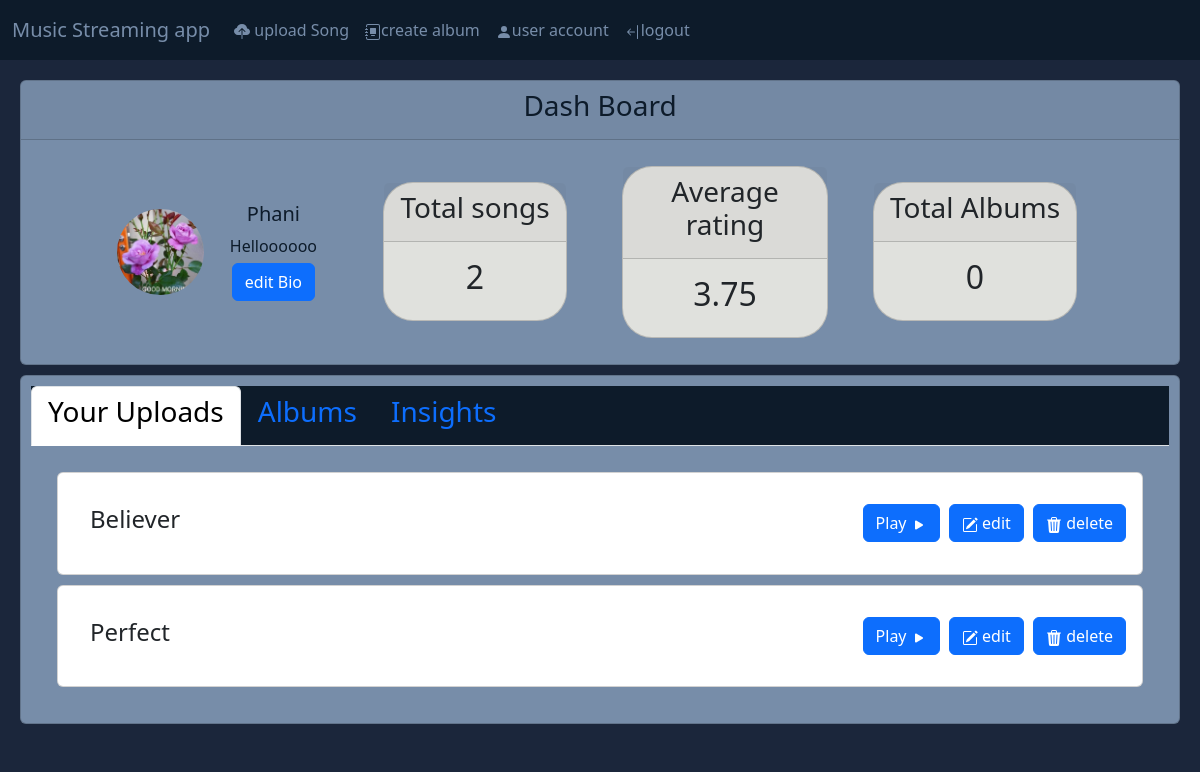
Page /Creator/2 on the committed database.
### main.py (models this page shows)
class User(db.Model):
  __tablename__ = "User"
  id = db.Column(db.Integer, primary_key=True, autoincrement=True)
  UserName = db.Column(db.String(80), unique=True, nullable=False)
  email = db.Column(db.String(120), unique=True, nullable=False)
  password = db.Column(db.String(80), nullable=False)
  ProfileImg = db.Column(db.String(80))

class Creator(db.Model):
  __tablename__ = "Creator"
  id = db.Column(db.Integer, db.ForeignKey("User.id"), primary_key=True)
  Bio = db.Column(db.String(120), nullable=True)
  blacklist = db.Column(db.Integer)

class Song(db.Model):
  __tablename__ = "Song"
  Sid = db.Column(db.Integer, primary_key=True, autoincrement=True)
  SongName = db.Column(db.String(80), nullable=False)
  SongLocation = db.Column(db.String(80), nullable=False)
  Genre = db.Column(db.String(80), nullable=False)
  Cid = db.Column(db.Integer, db.ForeignKey("Creator.id"), nullable=False)
  CoverImgLoc = db.Column(db.String(80))
  NoOfStreams = db.Column(db.Integer)
  artistName = db.Column(db.String(80))
  LyricsLoc = db.Column(db.String(80))
  ReleaseDate = db.Column(db.String(15))
  album_id = db.Column(db.Integer, db.ForeignKey('Albums.Aid'))
  AvgRating = db.Column(db.Integer, default=0)

### main.py (the view)
@app.route("/Creator/<int:userId>", methods=["GET"])
def CreatorHandler(userId, edit=False):
  with Session(engine) as session:
    if (request.method == "GET"):
      Creators = session.query(Creator).filter(Creator.id == userId).first()
      if (Creators):
        user = session.query(User).filter(User.id == userId).first()
        Songs = session.query(Song).filter(Song.Cid == userId).all()
        MostRatedSongs = session.query(Song).order_by(
            Song.AvgRating.desc()).filter(Song.Cid == userId).limit(5).all()
        MostStreamedSongs = session.query(Song).order_by(
            Song.NoOfStreams.desc()).filter(Song.Cid == userId).limit(5).all()
        albums = session.query(Albums).filter(Albums.Cid == userId).all()
        Scount, Acount, SumRating = 0, 0, 0
        for i in Songs:
          Scount += 1
          SumRating += i.AvgRating
        for i in albums:
          Acount += 1
        MSNoArr, MSSongNamesArr = [], []
        for i in MostStreamedSongs:
          MSNoArr.append(i.NoOfStreams)
          MSSongNamesArr.append(i.SongName)
        MRNoArr, MRSongNamesArr = [], []
        for i in MostRatedSongs:
          MRNoArr.append(i.AvgRating)
          MRSongNamesArr.append(i.SongName)
        chartData1 = {
            "MSSongNamesArr": MSSongNamesArr,
            "MSNoArr": MSNoArr,
            "MAXy": max(MSNoArr) if (len(MSNoArr) > 0) else 0
        }
        chartData2 = {
            "MRSongNamesArr": MRSongNamesArr,
            "MRNoArr": MRNoArr,
            "MAXy": max(MRNoArr) if (len(MSNoArr) > 0) else 0
        }
        Profile = bool(user.ProfileImg)
        return render_template("CreatorDashboard.html",
                               edit=edit,
                               Creator=Creators,
                               user=user,
                               profile=Profile,
                               Songs=Songs,
                               Scount=Scount,
                               Acount=Acount,
                               albums=albums,
                               chartData1=chartData1,
                               chartData2=chartData2,
                               AvgRating=(SumRating /
                                          Scount) if not Scount == 0 else 0)
      else:
        return render_template("SwitchToCreator.html", userId=userId)

### templates/CreatorDashboard.html (shortened to what this page needs)
<!DOCTYPE html>
<html>
     <head>
          <link rel="stylesheet" href="/static/css/style.css">
          <link rel="stylesheet" href="/static/css/style.css">
          <link href="https://cdn.jsdelivr.net/npm/bootstrap@5.3.2/dist/css/bootstrap.min.css" rel="stylesheet">
     </head>
     <body>
          <header>
               <nav style=" padding-top:0px;padding-bottom: 0px;" class="navbar navbar-expand-lg bg-body-tertiary">
                    <div class="container-fluid" style="background-color: #0D1B2A;">
                         <a class="navbar-brand" id="text" href="#">Music Streaming app</a>
                         <div class="collapse navbar-collapse" id="navbarTogglerDemo02" >
                              <ul class="navbar-nav me-auto mb-2 mb-lg-0">
                                   {%if(Creator.blacklist==0)%}
                                        <li class="nav-item">
                                             <a class="nav-link active" id="text" aria-current="page" href="/Creator/{{user.id}}/UploadSong">
                                                  upload Song</a>
                                        </li>
                                        <li class="nav-item">
                                             <a class="nav-link active" id="text" aria-current="page" href="/Creator/{{user.id}}/CreateAlbum">
                                                     create album</a>
                                        </li>
                                   {%endif%}
                                   <li class="nav-item">
                                        <a class="nav-link active" id="text" href="/Home/{{user.id}}">
                                             <svg xmlns="http://www.w3.org/2000/svg" width="16" height="16" fill="currentColor" class="bi bi-person-fill" viewBox="0 0 16 16">
                                                  <path d="M3 14s-1 0-1-1 1-4 6-4 6 3 6 4-1 1-1 1zm5-6a3 3 0 1 0 0-6 3 3 0 0 0 0 6"/>
                                                </svg>user account</a>
                                   </li>
                                   <li class="nav-item">
                                        <a class="nav-link active" id="text" href="/">
                                                  logout</a>
                                   </li>
                              </ul>
                         </div>
                    </div>
               </nav>
          </header>
          <div id="main" style="padding: 10px;">
               <div class="card text-center" style="background-color: #778DA9;color: #0D1B2A;">
                    <div class="card-header"><h3>Dash Board</h3>
                    </div>
                    <div class="card-body" style="display: flex;justify-content:center">
                         <div class="row">
                           <div class="col" id="profile">
                             {%if(not profile)%}
                                   <img class="card-img-top" src="/static/images/Profile.png" style="max-width: 50%;max-height: 50%;margin: auto;display: block;padding:5px;align-self:center;object-fit: contain;" alt="Title">
                              {%else%}
                                   <img class="" src="/static/images/{{user.id}}Profile.jpg"  width="100px" height="100px" style="max-width: 50%;max-height: 50%;border-radius: 50%;margin: auto;display: block;padding:5px;align-self:center;object-fit: cover;" alt="Title">
                              {%endif%}
                               <div class="card-body">
                                 <h5 class="card-title text-truncate">{{user.UserName}}</h5>
                                 <form action="/Creator/{{user.id}}/edit" method="POST" style="margin:5px;">
                                   {%if(edit)%}
                                   <div class="form-floating">
                                      <textarea class="form-control" placeholder="Tell about yourself" id="floatingTextarea2" style="height: 100px" name="bio" ></textarea>
                                      <label for="floatingTextarea2">Bio</label>
                                   </div>
                                   <button style="margin-top:5px" type="submit" class="btn btn-primary">Submit</button>
                                   {%else%}
                                    <div id="info">
                                        <p class="card-text">{{Creator.Bio}}</p>
                                     </div>
                                   {%endif%}
                                 </form>
                                 <a href="/Creator/{{user.id}}/edit" class="btn btn-primary">edit Bio</a>
                               </div>
                           </div>
                              <div class="col" >
                                <div class="card text-center" style="background-color: #E0E1DD;padding-top:0px;border-radius: 30px;">
                                  <div class="card-header">
                                             <h3 class="">Total songs </h3>
                                        </div>
                                        <div class="card-body">
                                             <h2>{{Scount}}</h2>
                                        </div>
                                   </div>
                              </div>
                              <div class="col">
                                   <div class="card text-center" style="background-color: #E0E1DD;padding-top:0px;border-radius: 30px;">
                                        <div class="card-header">
                                             <h3>Average rating</h3>
                                        </div>
                                        <div class="card-body">
                                             <h2>{{AvgRating}}</h2>
                                        </div>
                                   </div>
                              </div>
                              <div class="col" >
                                <div class="card text-center" style="background-color: #E0E1DD;padding-top:0px;border-radius: 30px;">
                                  <div class="card-header">
                                             <h3>Total Albums</h3>
                                        </div>
                                        <div class="card-body">
                                             <h2>{{Acount}}</h2>
                                        </div>
                                   </div>
                              </div>
                         </div>
                    </div>
               </div>
               <div class="card" style="padding: 10px;margin-top:10px;background-color: #778DA9; color: #0D1B2A;">
                    <ul class="nav nav-tabs" id="myTab" role="tablist" style="background-color: #0D1B2A;">
                         <li class="nav-item" role="presentation">
                           <button class="nav-link active"   id="home-tab" data-bs-toggle="tab"  data-bs-target="#home-tab-pane" type="button" role="tab" aria-controls="home-tab-pane" aria-selected="true"> <h3>Your Uploads</h3></button>
                         </li>
                         <li class="nav-item" role="presentation">
                              <button class="nav-link" id="albums-tab" data-bs-toggle="tab" data-bs-target="#albums-tab-pane" type="button" role="tab" aria-controls="albums-tab-pane" aria-selected="false"> <h3>Albums</h3></button>
                            </li>
                         <li class="nav-item" role="presentation">
                           <button class="nav-link" id="profile-tab" data-bs-toggle="tab" data-bs-target="#profile-tab-pane" type="button" role="tab" aria-controls="profile-tab-pane" aria-selected="false"> <h3>Insights</h3></button>
                         </li>
                       </ul>
                       <div class="tab-content" id="myTabContent">
                         <div class="tab-pane fade show active" id="home-tab-pane" role="tabpanel" aria-labelledby="home-tab" tabindex="0">
                              <div class="card-body" >
                              {%if (Songs|length==0)%}
                                   <h5>Add songs now</h5>
                              {%else%}
                                   {%for i in range(Songs|length)%}
                                   <div class="card" style="margin: 10px;" >
                                        <div class="card-body inner-card" style="display: flex;align-items:center;">
                                             <div class="card-body">
                                                  <h4>{{Songs[i].SongName}}</h4>
                                             </div>
                                             <div style="float: right;">
                                                  <button style="margin-left:5px" class="btn btn-primary"><a href="/Song/{{user.id}}/{{Songs[i].Sid}}/play" style="color: white;text-decoration: none;">Play</a>
                                                       <svg xmlns="http://www.w3.org/2000/svg" width="16" height="16" fill="currentColor" class="bi bi-play-fill" viewBox="0 0 16 16">
                                                            <path d="m11.596 8.697-6.363 3.692c-.54.313-1.233-.066-1.233-.697V4.308c0-.63.692-1.01 1.233-.696l6.363 3.692a.802.802 0 0 1 0 1.393z"/>
                                                       </svg>
                                                  </button>
                                                  <button style="margin-left:5px" class="btn btn-primary">
                                                  <a href="/Creator/{{user.id}}/Song/{{Songs[i].Sid}}/edit" style="color: white;text-decoration: none;">
                                                       edit
                                                  </a>
                                                  </button>
                                                  <button style="margin-left:5px" class="btn btn-primary">
                                                       <a href="/{{user.id}}/Song/{{Songs[i].Sid}}/delete" style="color: white;text-decoration: none;">
                                                  delete</a>
                                                  </button>
                                             </div>
                                        </div>
                                   </div>
                                   {%endfor%}
                              {%endif%}
                              </div>
                         </div>
                    </div>
               </div>
          </div>
     </body>
</html>

### static/css/style.css (style rules this page uses)
.card { margin:10px; border-radius: 30px; background-color: #778DA9; color: #0D1B2A; }
#text { color: #778DA9; }
.container-fluid { padding-top:10px; padding-bottom:10px; }
#main { background-color: #1B263B; color: white; }
.navbar { padding-top:0px; padding-bottom: 0px; }
button { border: 0; border-radius: 10px; margin:5px; padding: auto; }
html { font-family:'Times New Roman', Times, serif ; background-color:#1B263B; }
.col { padding:0px; display:flex; justify-content: center; align-items: center; }
nav { padding:0; }
header { padding:0; margin:0; }
.container-fluid { padding-bottom: 10px; padding-top: 10px; background-color:#0D1B2A; }

### templates/CreatorDashboard.html (style rules this page uses)
.nav-link,.active { background-color: #778DA9; }
.nav-item { background-color: #0D1B2A; }
.inner-card { display: inline; }

### rows in the picture
User: UserName "Phani"
Creator: Bio "Helloooooo"
Song: SongName "Believer"
Song: SongName "Perfect"

### other values in the picture
{{ Scount }} "2"
{{ AvgRating }} "3.75"
{{ Acount }} "0"
